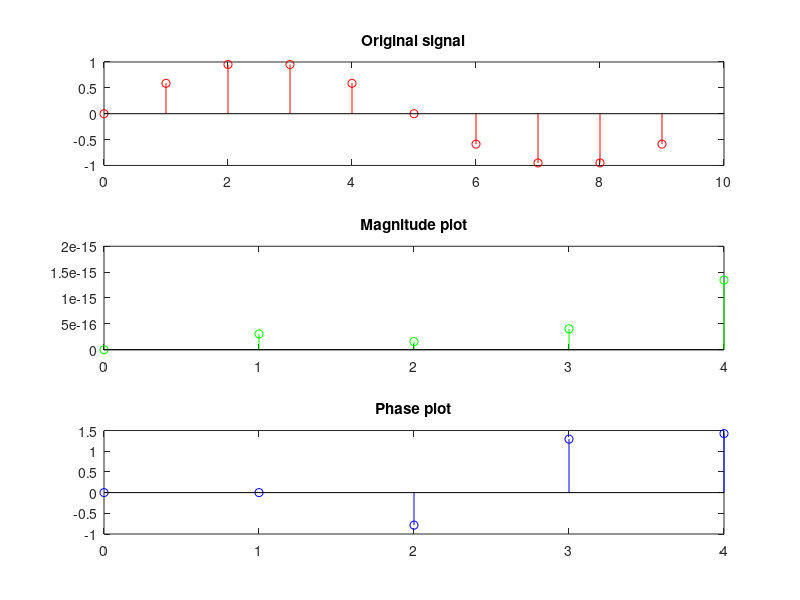
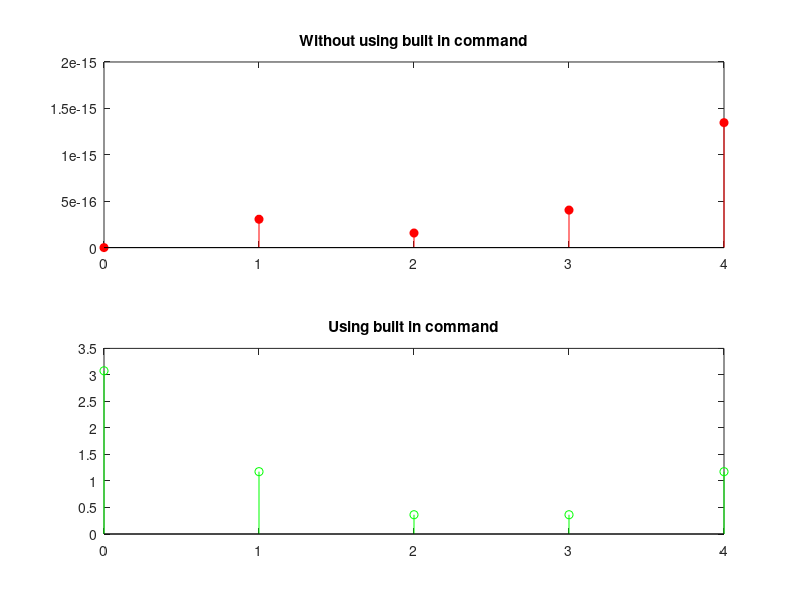

These figures' MATLAB source, in order:
%Program to fing N point DFT of a signal
%Let x(n)=[1 3 4 5 2] later try for x(n)=sin(2*pi*n/N1) where N1 is period
% xn=input('Enter the sequence');
%for x(n) =x(n)=sin(2*pi*n/N) -->comment above statement and uncomment following three statements
N1=10;
n=0:N1-1;
xn=sin(2*pi*n/N1)
N=input('Enter the length of the DFT ')
Xk=[];
for k=0:N-1
 X=0;
 for n=0:length(xn)-1
 X=X+xn(n+1)*exp(-i*2*pi*k*n/N);
 end
 Xk(k+1)=X;
end
disp(Xk)
%To plot mag. and phase of DFT
k=0:N-1;
n=0:length(xn)-1;
subplot(311);stem(n,xn,'r');
title('Original signal')
subplot(312);stem(k,abs(Xk),'g');
title('Magnitude plot');
subplot(313);stem(k,angle(Xk),'b');
title('Phase plot')
%Verify using built in command fft(x,N);
Xkc=fft(xn,N);
d=Xk-Xkc;
figure
subplot(211);stem(k,abs(Xk),'r','filled');title('Without using built in command');
subplot(212);stem(k,abs(Xkc),'g');title('Using built in command'); 